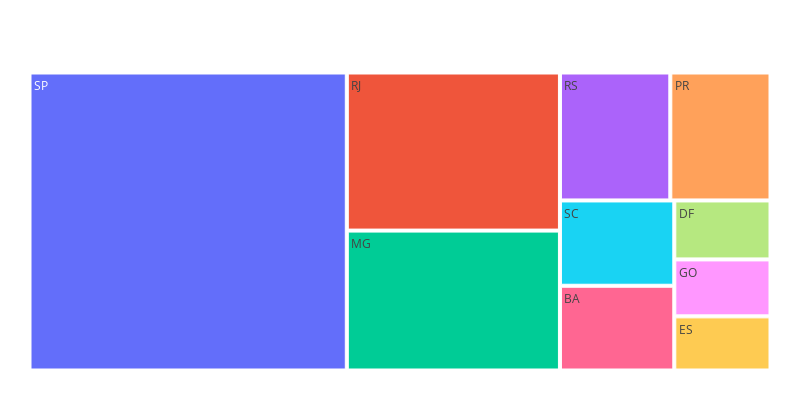

Notebook source saved alongside this figure:
### Markdown cell above
### Revenue per state

### Code cell
plot_revenue_per_state(revenue_per_state)

### Figure 1 — Plotly figure (JSON) as saved in the notebook; plotly's stock layout.template omitted (floating-point values rounded to 4 significant figures)
{"data": [{"branchvalues": "total", "domain": {"x": [0, 1], "y": [0, 1]}, "hovertemplate": "labels=%{label}<br>Revenue=%{value}<br>parent=%{parent}<br>id=%{id}<extra></extra>", "ids": ["BA", "DF", "ES", "GO", "MG", "PR", "RJ", "RS", "SC", "SP"], "labels": ["BA", "DF", "ES", "GO", "MG", "PR", "RJ", "RS", "SC", "SP"], "name": "", "parents": ["", "", "", "", "", "", "", "", "", ""], "type": "treemap", "values": [591300.0, 346100.0, 317700.0, 334300.0, 1819000.0, 781900.0, 2056000.0, 861600.0, 595200.0, 5769000.0]}], "layout": {"height": 400, "legend": {"tracegroupgap": 0}, "margin": {"b": 25, "l": 25, "r": 25, "t": 50}, "width": 800}}
